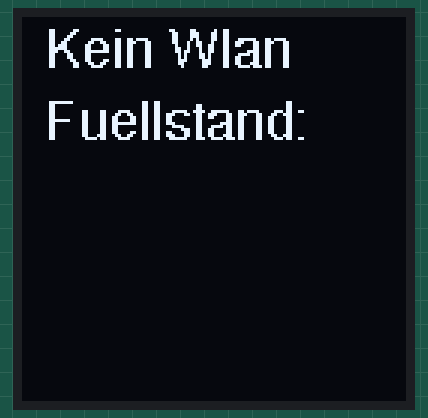
This program was run on a simulated ESP32-C3. Shown: 128×128 one-colour display. WiFi joins after 1.5 s; servers stay silent unless stated; network time is answered at once with the bench clock; the local clock reads 2024-03-15 10:24:30 at power-on unless the program sets it; what the program prints to the serial monitor is not drawn.

Above: at 1.1 s.
At 11.2 s:
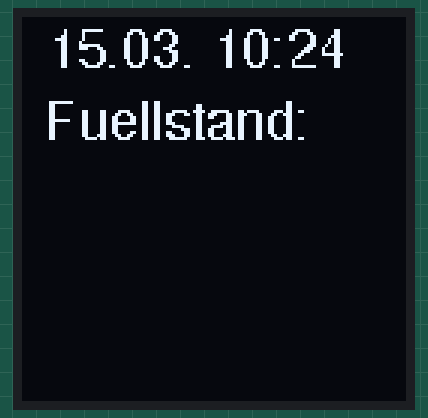
At 91.7 s:
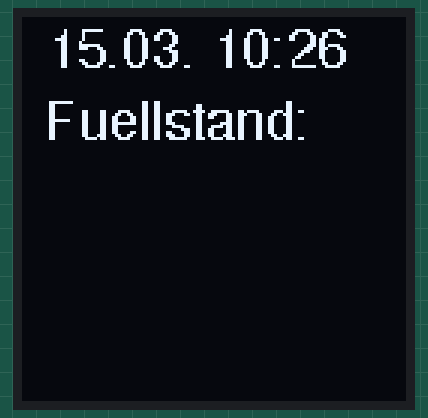

The program:

main.cpp
```cpp
#include <Arduino.h>
#include <Adafruit_GFX.h>
#include <Adafruit_SH110X.h>
#include <Fonts/FreeSans9pt7b.h>
#include <Fonts/FreeSans24pt7b.h>
#include <Fonts/FreeSans18pt7b.h>
#include <RunningMedian.h>
#include <WiFi.h>
#include <WiFiUdp.h>
#include <NTPClient.h>

#include "tahoma22pt7b.h"
#include "tahoma24pt7b.h"
#include "tahoma21pt7b.h"
#include "tahoma20pt7b.h"
#include "tahoma19pt7b.h"
#include "tahoma18pt7b.h"
#include "tahoma12pt7b.h"

#include "Rcwl9620DistanceSensor.h"

Rcwl9620DistanceSensor sensor(Serial1);
RunningMedian average(511);
Adafruit_SH1107 display = Adafruit_SH1107(128, 128, &Wire, -1, 1000000, 100000);

WiFiUDP ntpUDP;
NTPClient timeClient(ntpUDP, "europe.pool.ntp.org", 3600, 600000);

unsigned int wifiLastConnectionAttempt;

unsigned int diameter = 1500;
unsigned int highMark = 400;
unsigned int lowMark = 2500;

void setup()
{
  Serial.begin(9600);

  Serial1.setPins(20, 21);
  Serial1.begin(9600);

  Wire.setPins(6, 7);
  Wire.begin();

  delay(1000);

  display.begin(0x3c, false);
  display.setRotation(3);
  display.clearDisplay();
  display.setTextColor(SH110X_WHITE);

  display.setFont(&FreeSans9pt7b);
  display.setCursor(8, 40);
  display.print("Fuellstand:");

  average.clear();

  WiFi.begin("Bluesheep", "6aKH5wJx&3");
  WiFi.setTxPower(WIFI_POWER_8_5dBm);
  wifiLastConnectionAttempt = millis();

  timeClient.begin();

  Serial.println("Startgin...");

}

unsigned int timeLastUpdated = 0;

void loop()
{
  Rcwl9620DistanceSensor::MeasureState sensorState = sensor.measureState();
  if (sensorState == Rcwl9620DistanceSensor::MeasureState::Completed)
  {
    unsigned int distance;
    if (sensor.readDistance(distance) == Rcwl9620DistanceSensor::MeasureResult::Success)
    {
      average.add(distance / 10000.0);

      int distanceMm = average.getAverage() * 10;

      float ratio = (lowMark - distanceMm) / (float)(lowMark - highMark);

      char tmp[32];
      snprintf(tmp, 16, "%.1f %%", ratio * 100);

      display.fillRect(0, 41, 128, 80, SH110X_BLACK);
      display.setFont(&FreeSans18pt7b);
 display.setCursor(4, 72);
      display.print(tmp);

      float volumeLiters = PI * pow(diameter * 0.5, 2) * (lowMark - distanceMm) / 1000000;

      snprintf(tmp, 16, "%d", (int) volumeLiters);
      display.setCursor(4, 105);
      display.print(tmp);
      display.display();
    }
  }
  if (sensorState != Rcwl9620DistanceSensor::MeasureState::Started)
  {
    sensor.startMeasure();
  }

  wl_status_t wifiStatus = WiFi.status();
  if (wifiStatus != WL_CONNECTED && millis() - wifiLastConnectionAttempt > 10000)
  {
      Serial.printf("Reconnect %d\n", wifiStatus);
      WiFi.reconnect();
      wifiLastConnectionAttempt = millis();
  }

  if (timeLastUpdated == 0 || millis() - timeLastUpdated > 10000)
  {
    if (wifiStatus == WL_CONNECTED)
    {
      timeClient.update();
    }

    display.fillRect(0, 0, 128, 17, SH110X_BLACK);
    display.setFont(&FreeSans9pt7b);
    display.setCursor(8, 16);

    if (timeClient.isTimeSet())
    {
      time_t now = timeClient.getEpochTime();
      struct tm* timeinfo = localtime(&now);
      char buf[19];
      strftime (buf, sizeof(buf), "%d.%m. %R", timeinfo);
      Serial.println(buf);
      display.print(buf);
    }
    else
    {
      display.print("Kein Wlan");
    }

    display.display();

    timeLastUpdated = millis();
  }

  delay(4);
}
```

Rcwl9620DistanceSensor.h
```cpp
#pragma once

#include <Arduino.h>

class Rcwl9620DistanceSensor
{
public:
    Rcwl9620DistanceSensor(HardwareSerial &serial, unsigned int readTimeoutMs = 4);

    enum MeasureState
    {
       Idle,
       Started,
       Completed,
       Timeout
    };

    enum MeasureResult
    {
       Success,
       OutOfRange,
       NotCompleted
    };

    void startMeasure();
    MeasureState measureState() const;
    MeasureResult readDistance(unsigned int &distance);

private:
    HardwareSerial &serial;
    unsigned int lastStartMeasureTime;
    unsigned int readTimeoutMs;
};
```

Rcwl9620DistanceSensor.cpp
```cpp
#include "Rcwl9620DistanceSensor.h"

const uint8_t Rcwl9620CommandStartMeasure = 0xA0;
const unsigned int Rcwl9620OutOfRangeValue = 7998840;

Rcwl9620DistanceSensor::Rcwl9620DistanceSensor(HardwareSerial &serial, unsigned int readTimeoutMs)
    : serial(serial), readTimeoutMs(readTimeoutMs), lastStartMeasureTime(0)
{
}

static void clearRxBuffer(HardwareSerial &serial)
{
  while (serial.available())
  {
    serial.read();
  }
}

void Rcwl9620DistanceSensor::startMeasure()
{
  serial.flush();
  serial.write(Rcwl9620CommandStartMeasure);
  clearRxBuffer(serial);
  lastStartMeasureTime = millis();
}

Rcwl9620DistanceSensor::MeasureState Rcwl9620DistanceSensor::measureState() const
{
  Rcwl9620DistanceSensor::MeasureState state;
  if (lastStartMeasureTime == 0)
  {
    state = Rcwl9620DistanceSensor::MeasureState::Idle;
  }
  else if (serial.available() == 3)
  {
    state = Rcwl9620DistanceSensor::MeasureState::Completed;
  }
  else if (millis() - lastStartMeasureTime > 150)
  {
    state = Rcwl9620DistanceSensor::MeasureState::Timeout;
  }
  else
  {
    state = Rcwl9620DistanceSensor::MeasureState::Started;
  }
  return state;
}

Rcwl9620DistanceSensor::MeasureResult Rcwl9620DistanceSensor::readDistance(unsigned int &distance)
{
  if (serial.available() != 3)
  {
    return Rcwl9620DistanceSensor::MeasureResult::NotCompleted;
  }

  lastStartMeasureTime = 0;

  byte response[3];
  serial.readBytes(response, 3);

  distance = (response[0] << 16) | (response[1] << 8) | response[2];
  return distance < Rcwl9620OutOfRangeValue ?
    Rcwl9620DistanceSensor::MeasureResult::Success : Rcwl9620DistanceSensor::MeasureResult::OutOfRange;
}
```

Source omitted: tahoma12pt7b.h (data table, 17759 bytes), tahoma18pt7b.h (data table, 33231 bytes), tahoma19pt7b.h (data table, 36623 bytes), tahoma20pt7b.h (data table, 40483 bytes), tahoma21pt7b.h (data table, 43387 bytes), tahoma22pt7b.h (data table, 46761 bytes), tahoma24pt7b.h (data table, 53981 bytes)

Measured:
- what the display in image 0 shows lasts 10.1 s, from 1.1 s to 11.2 s
- what the display in image 1 shows lasts 20.1 s, from 11.2 s to 31.3 s
